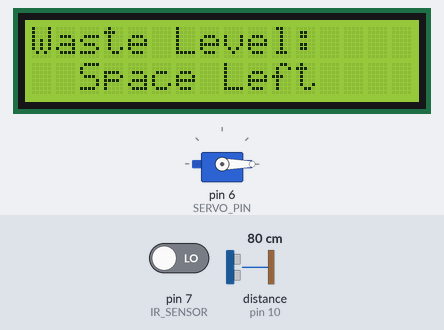
This sketch was run on a simulated Arduino Uno, built with avr-gcc and run on an emulated ATmega328P. On the bench: servo, 16×2 character LCD. Wiring (inferred from the names in the program): ultrasonic range finder: trigger pin 9; echo pin 10. The test bench sets the inputs (shaded band); at power-on: pin 7 (IR_SENSOR) LOW, distance to the obstacle (sensor on pin 10) 80 cm. The echo pulse lasts 58.3 µs per cm.

Above: at 3.2 s.
3.3 s: pin 7 (IR_SENSOR) driven HIGH
At 4.2 s:
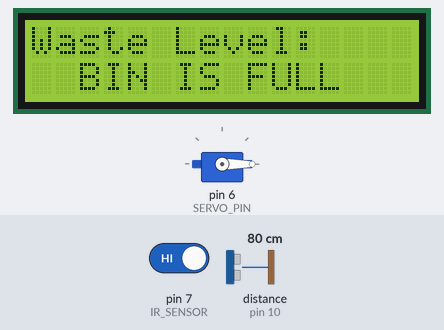
5.1 s: distance to the obstacle (sensor on pin 10) set to 17 cm
6.6 s: distance to the obstacle (sensor on pin 10) set to 13 cm
At 7.9 s:
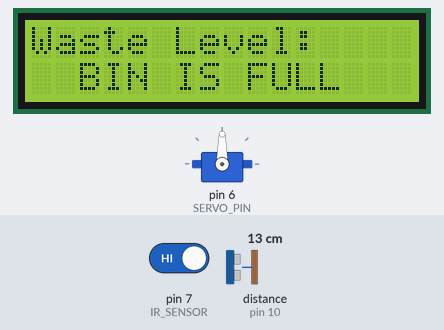
9.6 s: pin 7 (IR_SENSOR) driven LOW
At 10.8 s:
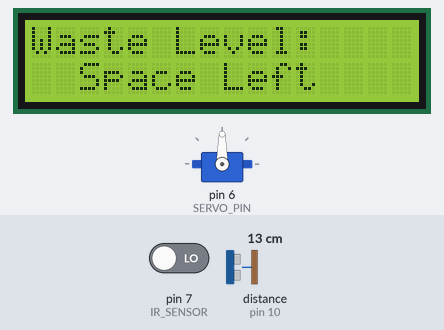
11.6 s: distance to the obstacle (sensor on pin 10) set to 18 cm
At 14.3 s:
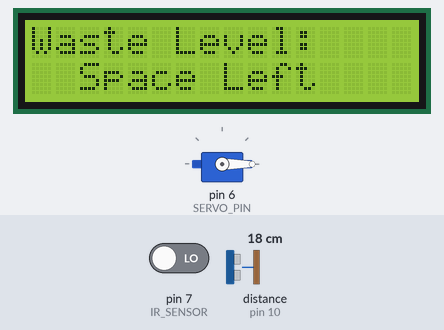
14.6 s: distance to the obstacle (sensor on pin 10) set to 2 cm
At 16.1 s:
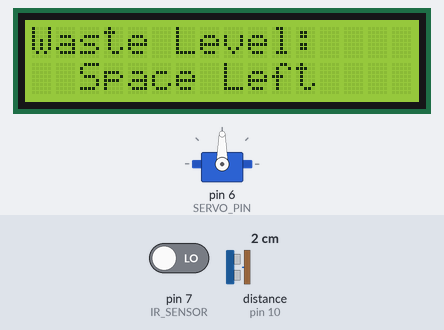
Timing chart, 0 to 18.6 s (numbered marks = the images above; inputs shaded):
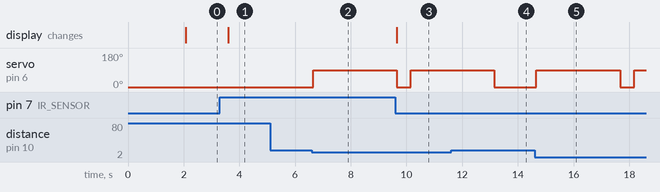

The sketch:

smart_wastebin_with_lcd.ino
```cpp
#include <Servo.h>
#include <LiquidCrystal.h>

// Pin Definitions
#define TRIG 9
#define ECHO 10
#define IR_SENSOR 7
#define SERVO_PIN 6

// Initialize LCD: RS=12, EN=11, D4=5, D5=4, D6=3, D7=2
LiquidCrystal lcd(12, 11, 5, 4, 3, 2);

Servo lidServo;

void setup() {
  pinMode(TRIG, OUTPUT);
  pinMode(ECHO, INPUT);
  pinMode(IR_SENSOR, INPUT);

  lidServo.attach(SERVO_PIN);
  lidServo.write(0); // lid closed

  lcd.begin(16, 2);
  lcd.print(" Smart Wastebin ");
  delay(2000);
  lcd.clear();
}

void loop() {
  long duration, distance;

  // --- Ultrasonic for hand detection ---
  digitalWrite(TRIG, LOW);
  delayMicroseconds(2);
  digitalWrite(TRIG, HIGH);
  delayMicroseconds(10);
  digitalWrite(TRIG, LOW);

  duration = pulseIn(ECHO, HIGH);
  distance = duration * 0.034 / 2;

  // If hand detected (within 15 cm), open lid
  if (distance > 0 && distance < 15) {
    lidServo.write(90); // open lid
    delay(3000);        // keep open for 3 sec
    lidServo.write(0);  // close lid
  }

  // --- IR Sensor for Bin Full detection ---
  int binFull = digitalRead(IR_SENSOR);

  lcd.setCursor(0, 0);
  lcd.print("Waste Level:    ");
  lcd.setCursor(0, 1);

  if (binFull == HIGH) {
    lcd.print("  BIN IS FULL   ");
  } else {
    lcd.print("  Space Left    ");
  }

  delay(500);
}
```

Measured:
- the behaviour switches between 16 and 15 cm on distance to the obstacle (sensor on pin 10) (found by bisection; images 1 and 2)
- after the input at 3.3 s, the display: changes after 0.31 s (image 1)
- after the input at 5.1 s, every drawn part: stays the same
- after the input at 6.6 s, servo on pin 6 (SERVO_PIN): 0° → 90° at once
- after the input at 9.6 s, the display: changes after 0.05 s (image 3)
- after the input at 11.6 s, servo on pin 6 (SERVO_PIN): goes on until 13.2 s, then stays 0°
- after the input at 14.6 s, servo on pin 6 (SERVO_PIN): 0° → 90° after 0.07 s, → 0° 3.0 s later, → 90° 0.51 s later
